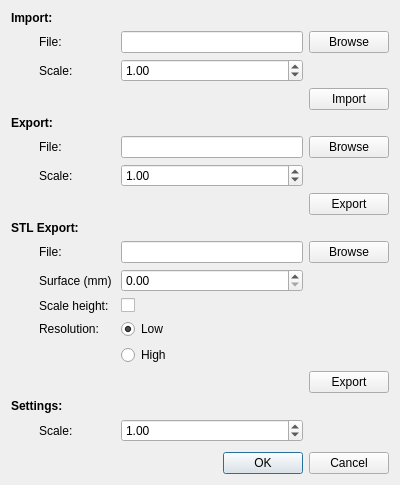
<?xml version="1.0" encoding="UTF-8"?>
<ui version="4.0">
 <class>HeightmapWidget</class>
 <widget class="QDialog" name="HeightmapWidget">
  <property name="geometry">
   <rect>
    <x>0</x>
    <y>0</y>
    <width>400</width>
    <height>485</height>
   </rect>
  </property>
  <property name="minimumSize">
   <size>
    <width>400</width>
    <height>485</height>
   </size>
  </property>
  <property name="maximumSize">
   <size>
    <width>400</width>
    <height>485</height>
   </size>
  </property>
  <property name="windowTitle">
   <string>Heightmap</string>
  </property>
  <layout class="QVBoxLayout" name="verticalLayout">
   <item>
    <layout class="QGridLayout" name="gridLayout">
     <item row="0" column="0">
      <widget class="QLabel" name="label">
       <property name="styleSheet">
        <string notr="true">font: 75 9pt &quot;MS Shell Dlg 2&quot;;
font-weight:bold;</string>
       </property>
       <property name="text">
        <string>Import:</string>
       </property>
      </widget>
     </item>
     <item row="18" column="0">
      <spacer name="verticalSpacer">
       <property name="orientation">
        <enum>Qt::Vertical</enum>
       </property>
       <property name="sizeHint" stdset="0">
        <size>
         <width>20</width>
         <height>40</height>
        </size>
       </property>
      </spacer>
     </item>
     <item row="5" column="0">
      <widget class="QLabel" name="label_2">
       <property name="styleSheet">
        <string notr="true">font: 75 9pt &quot;MS Shell Dlg 2&quot;;
font-weight:bold;</string>
       </property>
       <property name="text">
        <string>Export:</string>
       </property>
      </widget>
     </item>
     <item row="3" column="2">
      <widget class="QPushButton" name="importButton">
       <property name="text">
        <string>Import</string>
       </property>
      </widget>
     </item>
     <item row="16" column="0">
      <widget class="QLabel" name="label_3">
       <property name="styleSheet">
        <string notr="true">font: 75 9pt &quot;MS Shell Dlg 2&quot;;
font-weight:bold;</string>
       </property>
       <property name="text">
        <string>Settings:</string>
       </property>
      </widget>
     </item>
     <item row="1" column="0">
      <widget class="QLabel" name="label_4">
       <property name="styleSheet">
        <string notr="true">margin-left:25px;</string>
       </property>
       <property name="text">
        <string>File:</string>
       </property>
      </widget>
     </item>
     <item row="17" column="0">
      <widget class="QLabel" name="label_6">
       <property name="styleSheet">
        <string notr="true">margin-left:25px;</string>
       </property>
       <property name="text">
        <string>Scale:</string>
       </property>
      </widget>
     </item>
     <item row="6" column="1">
      <widget class="QLineEdit" name="exportFileBox"/>
     </item>
     <item row="1" column="1">
      <widget class="QLineEdit" name="importFileBox"/>
     </item>
     <item row="2" column="1">
      <widget class="QDoubleSpinBox" name="importScaleBox">
       <property name="minimum">
        <double>0.100000000000000</double>
       </property>
       <property name="maximum">
        <double>10.000000000000000</double>
       </property>
       <property name="value">
        <double>1.000000000000000</double>
       </property>
      </widget>
     </item>
     <item row="1" column="2">
      <widget class="QPushButton" name="importBrowseButton">
       <property name="text">
        <string>Browse</string>
       </property>
      </widget>
     </item>
     <item row="17" column="1">
      <widget class="QDoubleSpinBox" name="heightmapScale">
       <property name="buttonSymbols">
        <enum>QAbstractSpinBox::UpDownArrows</enum>
       </property>
       <property name="maximum">
        <double>10.000000000000000</double>
       </property>
       <property name="value">
        <double>1.000000000000000</double>
       </property>
      </widget>
     </item>
     <item row="6" column="0">
      <widget class="QLabel" name="label_5">
       <property name="styleSheet">
        <string notr="true">margin-left:25px;</string>
       </property>
       <property name="text">
        <string>File:</string>
       </property>
      </widget>
     </item>
     <item row="7" column="1">
      <widget class="QDoubleSpinBox" name="exportScaleBox">
       <property name="buttonSymbols">
        <enum>QAbstractSpinBox::UpDownArrows</enum>
       </property>
       <property name="minimum">
        <double>0.100000000000000</double>
       </property>
       <property name="maximum">
        <double>10.000000000000000</double>
       </property>
       <property name="value">
        <double>1.000000000000000</double>
       </property>
      </widget>
     </item>
     <item row="7" column="0">
      <widget class="QLabel" name="label_8">
       <property name="styleSheet">
        <string notr="true">margin-left:25px;</string>
       </property>
       <property name="text">
        <string>Scale:</string>
       </property>
      </widget>
     </item>
     <item row="8" column="2">
      <widget class="QPushButton" name="exportButton">
       <property name="text">
        <string>Export</string>
       </property>
      </widget>
     </item>
     <item row="6" column="2">
      <widget class="QPushButton" name="exportBrowseButton">
       <property name="text">
        <string>Browse</string>
       </property>
      </widget>
     </item>
     <item row="2" column="0">
      <widget class="QLabel" name="label_7">
       <property name="styleSheet">
        <string notr="true">margin-left:25px;</string>
       </property>
       <property name="text">
        <string>Scale:</string>
       </property>
      </widget>
     </item>
     <item row="13" column="0">
      <widget class="QLabel" name="label_13">
       <property name="styleSheet">
        <string notr="true">margin-left:25px;</string>
       </property>
       <property name="text">
        <string>Resolution:</string>
       </property>
      </widget>
     </item>
     <item row="13" column="1">
      <widget class="QRadioButton" name="stlExportLowResolutionBox">
       <property name="text">
        <string>Low</string>
       </property>
       <property name="checked">
        <bool>true</bool>
       </property>
       <attribute name="buttonGroup">
        <string notr="true">radioResolutionGroup</string>
       </attribute>
      </widget>
     </item>
     <item row="12" column="1">
      <widget class="QCheckBox" name="stlExportScaleHeightBox">
       <property name="text">
        <string/>
       </property>
      </widget>
     </item>
     <item row="12" column="0">
      <widget class="QLabel" name="label_12">
       <property name="styleSheet">
        <string notr="true">margin-left:25px;</string>
       </property>
       <property name="text">
        <string>Scale height:</string>
       </property>
      </widget>
     </item>
     <item row="9" column="0">
      <widget class="QLabel" name="label_9">
       <property name="styleSheet">
        <string notr="true">font: 75 9pt &quot;MS Shell Dlg 2&quot;;
font-weight:bold;</string>
       </property>
       <property name="text">
        <string>STL Export:</string>
       </property>
      </widget>
     </item>
     <item row="10" column="0">
      <widget class="QLabel" name="label_10">
       <property name="styleSheet">
        <string notr="true">margin-left:25px;</string>
       </property>
       <property name="text">
        <string>File:</string>
       </property>
      </widget>
     </item>
     <item row="15" column="2">
      <widget class="QPushButton" name="stlExportButton">
       <property name="text">
        <string>Export</string>
       </property>
      </widget>
     </item>
     <item row="11" column="0">
      <widget class="QLabel" name="label_11">
       <property name="styleSheet">
        <string notr="true">margin-left:25px;</string>
       </property>
       <property name="text">
        <string>Surface (mm)</string>
       </property>
      </widget>
     </item>
     <item row="14" column="1">
      <widget class="QRadioButton" name="stlExportHighResolutionBox">
       <property name="text">
        <string>High</string>
       </property>
       <attribute name="buttonGroup">
        <string notr="true">radioResolutionGroup</string>
       </attribute>
      </widget>
     </item>
     <item row="11" column="1">
      <widget class="QDoubleSpinBox" name="stlExportSurfaceBox"/>
     </item>
     <item row="10" column="1">
      <widget class="QLineEdit" name="stlExportFileBox"/>
     </item>
     <item row="10" column="2">
      <widget class="QPushButton" name="stlExportBrowseButton">
       <property name="text">
        <string>Browse</string>
       </property>
      </widget>
     </item>
    </layout>
   </item>
   <item>
    <widget class="QDialogButtonBox" name="buttonBox">
     <property name="orientation">
      <enum>Qt::Horizontal</enum>
     </property>
     <property name="standardButtons">
      <set>QDialogButtonBox::Cancel|QDialogButtonBox::Ok</set>
     </property>
    </widget>
   </item>
  </layout>
 </widget>
 <resources/>
 <connections>
  <connection>
   <sender>buttonBox</sender>
   <signal>accepted()</signal>
   <receiver>HeightmapWidget</receiver>
   <slot>accept()</slot>
   <hints>
    <hint type="sourcelabel">
     <x>257</x>
     <y>475</y>
    </hint>
    <hint type="destinationlabel">
     <x>157</x>
     <y>274</y>
    </hint>
   </hints>
  </connection>
  <connection>
   <sender>buttonBox</sender>
   <signal>rejected()</signal>
   <receiver>HeightmapWidget</receiver>
   <slot>reject()</slot>
   <hints>
    <hint type="sourcelabel">
     <x>325</x>
     <y>475</y>
    </hint>
    <hint type="destinationlabel">
     <x>286</x>
     <y>274</y>
    </hint>
   </hints>
  </connection>
 </connections>
 <buttongroups>
  <buttongroup name="radioResolutionGroup"/>
 </buttongroups>
</ui>
